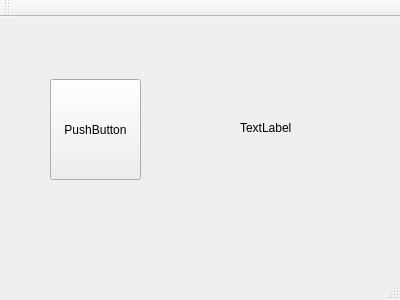
<?xml version="1.0" encoding="UTF-8"?>
<ui version="4.0">
 <class>MainWindow</class>
 <widget class="QMainWindow" name="MainWindow">
  <property name="geometry">
   <rect>
    <x>0</x>
    <y>0</y>
    <width>400</width>
    <height>300</height>
   </rect>
  </property>
  <property name="windowTitle">
   <string>MainWindow</string>
  </property>
  <widget class="QWidget" name="centralWidget">
   <widget class="QPushButton" name="pushButton">
    <property name="geometry">
     <rect>
      <x>50</x>
      <y>62</y>
      <width>91</width>
      <height>101</height>
     </rect>
    </property>
    <property name="text">
     <string>PushButton</string>
    </property>
   </widget>
   <widget class="QLabel" name="label">
    <property name="geometry">
     <rect>
      <x>240</x>
      <y>70</y>
      <width>61</width>
      <height>81</height>
     </rect>
    </property>
    <property name="text">
     <string>TextLabel</string>
    </property>
   </widget>
  </widget>
  <widget class="QMenuBar" name="menuBar">
   <property name="geometry">
    <rect>
     <x>0</x>
     <y>0</y>
     <width>400</width>
     <height>21</height>
    </rect>
   </property>
  </widget>
  <widget class="QToolBar" name="mainToolBar">
   <attribute name="toolBarArea">
    <enum>TopToolBarArea</enum>
   </attribute>
   <attribute name="toolBarBreak">
    <bool>false</bool>
   </attribute>
  </widget>
  <widget class="QStatusBar" name="statusBar"/>
 </widget>
 <layoutdefault spacing="6" margin="11"/>
 <resources/>
 <connections/>
</ui>
